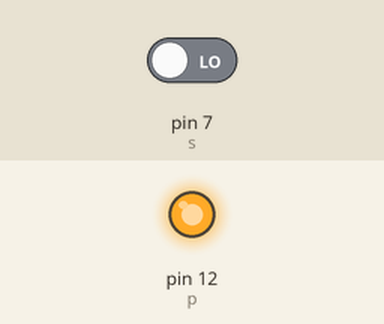
Bench run of a sketch on a simulated Arduino Uno, built with avr-gcc and run on an emulated ATmega328P. On the bench: output pins drawn as LEDs (lit = HIGH). The test bench sets the inputs (shaded band); at power-on: pin 7 (s) LOW. What the sketch prints to the serial monitor is not drawn.

Above: at 1.2 s.
1.3 s: pin 7 (s) driven HIGH
At 2.5 s:
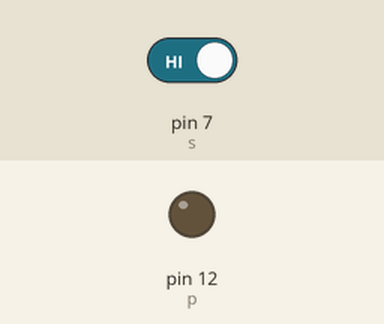
2.8 s: pin 7 (s) driven LOW
At 3.9 s:
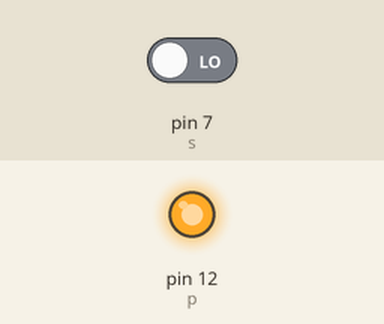
Timing chart, 0 to 5.8 s (numbered marks = the images above; inputs shaded):
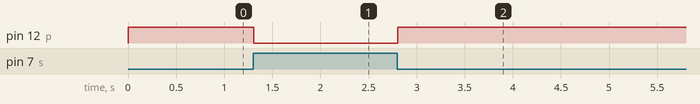

The sketch:

switch.ino
```cpp
int p=12;
int s=7;
void setup() {
  pinMode(12, OUTPUT);
  pinMode(7, INPUT);
  Serial.begin(9600);
}

void loop() {
  int v;
  v = digitalRead(s);
  Serial.println(v);
  if(v==1)
  {
    digitalWrite(p,LOW);
  }
  else
  {
    digitalWrite(p,HIGH);
  }
}
```

Measured:
- after the input at 1.3 s, pin 12 (p): HIGH → LOW at once
- after the input at 2.8 s, pin 12 (p): LOW → HIGH at once
